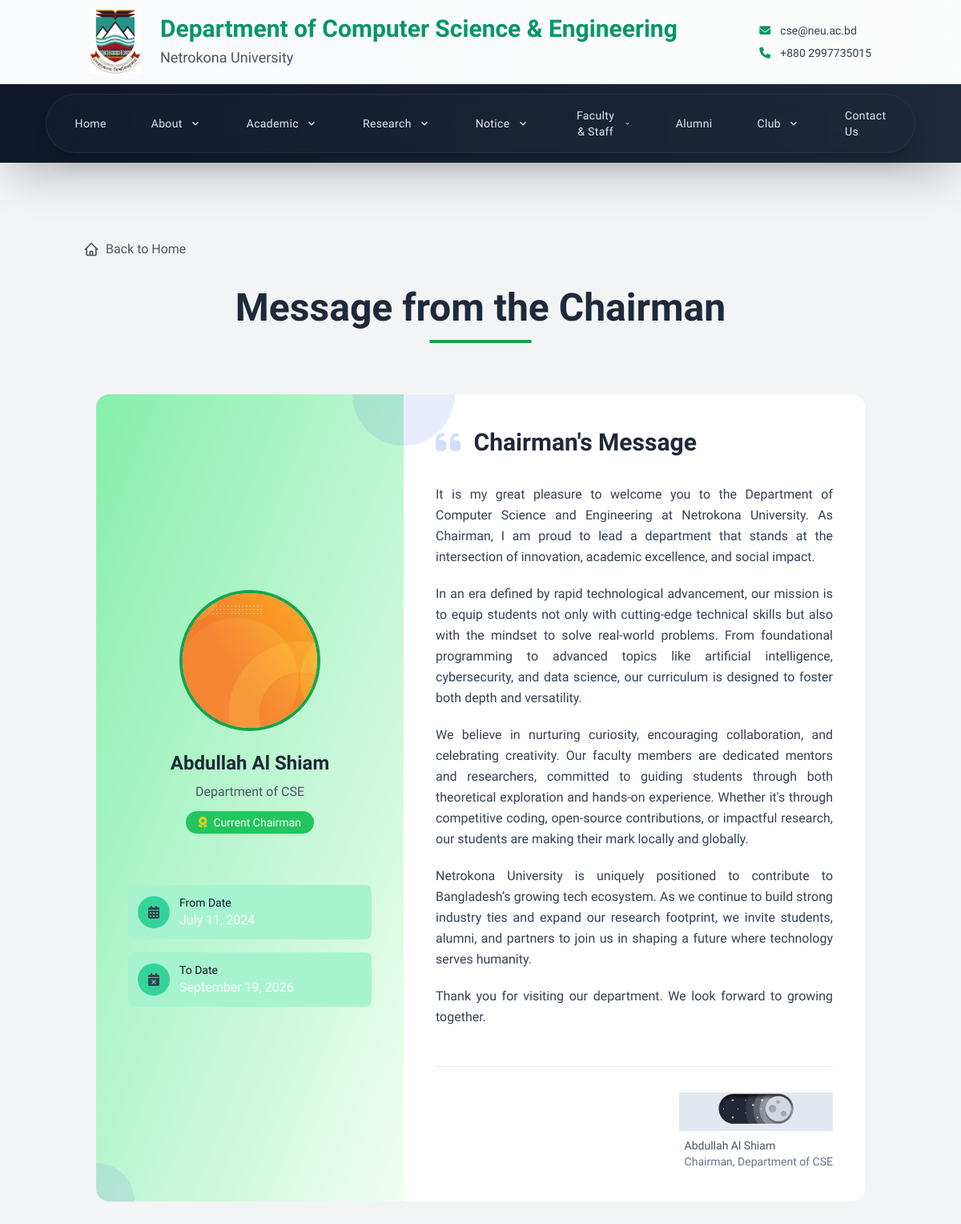
/message-from-chairman/, run on the app's committed database.
### cse_app/models.py (models this page shows, shortened)
class Chairman(models.Model):
    faculty = models.OneToOneField(FacultyMember, on_delete=models.CASCADE)
    message = RichTextField()
    signature = models.ImageField(upload_to='signatures/', blank=True, null=True)
    from_date = models.DateField()
    to_date = models.DateField(null=True, blank=True)
    is_current = models.BooleanField(default=False)
    from_date = models.DateField()
    to_date = models.DateField(blank=True, null=True)
    is_current = models.BooleanField(default=True)

class FacultyMember(models.Model):
    DESIGNATION_CHOICES = (
        ('professor', 'Professor'),
        ('associate_professor', 'Associate Professor'),
        ('assistant_professor', 'Assistant Professor'),
        ('lecturer', 'Lecturer'),
        ('chairman', 'Chairman'),
    )
    STATUS_CHOICES = (
        ('active', 'Active'),
        ('on_leave', 'On Leave'),
        ('ex_chairman', 'Ex-Chairman'),
        ('past_faculty', 'Past Faculty'),
    )
    MEMBER_TYPE_CHOICES = (
        ('full_time', 'Full-time'),
        ('part_time', 'Part-time'),
        ('visiting', 'Visiting'),
        ('adjunct', 'Adjunct'),
    )
    user = models.OneToOneField(User, on_delete=models.CASCADE, null=True, blank=True)
    name = models.CharField(max_length=100)
    designation = models.CharField(max_length=30, choices=DESIGNATION_CHOICES)
    status = models.CharField(max_length=20, choices=STATUS_CHOICES, default='active')
    member_type = models.CharField(max_length=20, choices=MEMBER_TYPE_CHOICES, default='full_time')
    email = models.EmailField()
    phone = models.CharField(max_length=15, blank=True)
    room_no = models.CharField(max_length=10, blank=True)
    image = models.ImageField(upload_to='faculty/', blank=True)
    bio = models.TextField(blank=True)
    research_interest = models.TextField(blank=True)
    research_gate_url = models.URLField(blank=True, help_text="ResearchGate profile URL")
    google_scholar_url = models.URLField(blank=True, help_text="Google Scholar profile URL")
    orcid_url = models.URLField(blank=True, help_text="ORCID profile URL")
    linkedin_url = models.URLField(blank=True, help_text="LinkedIn profile URL")
    personal_website = models.URLField(blank=True, help_text="Personal website URL")
    research_activities = RichTextField(blank=True, help_text="Research activities and projects")
    publications = RichTextField(blank=True, help_text="List of publications")
    courses_taught = RichTextField(blank=True, help_text="Courses taught")
    membership = RichTextField(blank=True, help_text="Professional memberships")
    awards_honors = RichTextField(blank=True, help_text="Awards and honors received")
    others = RichTextField(blank=True, help_text="Other relevant information")
    cv_file = models.FileField(upload_to='faculty/cv/', blank=True, null=True, help_text="Upload CV/Resume")
    joined_date = models.DateField(blank=True, null=True)
    end_date = models.DateField(blank=True, null=True)
    is_current = models.BooleanField(default=True, help_text="Is this faculty member currently active?")
    is_chairman = models.BooleanField(default=False)
    class Meta:
        ordering = ['designation', 'name']
        verbose_name = 'Faculty Member'
        verbose_name_plural = 'Faculty Members'

### cse_app/views.py (the view)
# urls.py: path('message-from-chairman/', views.message_from_chairman, name='message_from_chairman'),
def message_from_chairman(request):
    current_chairman = Chairman.objects.filter(is_current=True).first()
    page_view, created = ViewCount.objects.get_or_create(page_name='chairman_message')
    page_view.increment()
    return render(request, 'cse/about/message_from_chairman.html', {
        'current_chairman': current_chairman
    })

### cse_app/context_processors.py (called while the page is built)
def scrolling_notice(request):
    notice = ScrollingNotice.objects.filter(is_active=True).first()
    return {'scrolling_notice': notice.text if notice else ''}

### cse_app/models.py (called while the page is built)
    def increment(self):
        self.count += 1
        self.save()

### templates/cse/about/message_from_chairman.html (shortened to what this page needs)
{% extends 'base.html' %}
{% block content %}
<section class="min-h-screen py-16  from-slate-50 to-blue-50/30">
    <div class="mb-8">
      <a href="{% url 'home' %}" class="inline-flex items-center text-gray-600 hover:text-blue-600 transition-colors duration-200">
        Back to Home
      </a>
    </div>    <div class="container mx-auto px-4 max-w-6xl">
        <div class="text-center mb-16">
            <h2 class="text-4xl md:text-5xl font-bold text-slate-800 mb-4">Message from the Chairman</h2>
            <div class="w-32 h-1 bg-green-600 mx-auto rounded-full"></div>
        </div>
        <div class="bg-white rounded-2xl  overflow-hidden ">
            <div class="lg:flex">
                <div class="lg:w-2/5 p-10 bg-gradient-to-br from-green-300 to-green-50 text-white flex flex-col justify-center relative">
                    <div class="absolute top-0 right-0 w-32 h-32 bg-blue-700/10 rounded-full -translate-y-16 translate-x-16"></div>
                    <div class="absolute bottom-0 left-0 w-24 h-24 bg-indigo-600/10 rounded-full translate-y-12 -translate-x-12"></div>
                    <div class="text-center mb-8 relative z-10">
                        <div class="lg:w-44 lg:h-44 w-32 h-32 mx-auto rounded-full bg-green-600 p-1 mb-6 ">
                            <div class="w-full h-full rounded-full bg-gray-200 overflow-hidden ">
                                {% if current_chairman %}
                                <img src="{{ current_chairman.faculty.image.url }}" alt="{{ current_chairman.faculty.name }}" class="w-full h-full object-cover">
                                {% else %}
                                <div class="w-full h-full bg-gray-300 flex items-center justify-center">
                                    <i class="fas fa-user text-5xl text-gray-500"></i>
                                </div>
                                {% endif %}
                            </div>
                        </div>
                        <h3 class="text-2xl font-bold text-gray-800 mb-2">
                            {% if current_chairman %}{{ current_chairman.faculty.name }}{% else %}Chairman{% endif %}
                        </h3>
                        <p class="text-gray-600 font-medium">Department of CSE</p>
                        <div class="mt-3 inline-flex items-center bg-green-500 px-4 py-1 rounded-full text-sm">
                            <i class="fas fa-award mr-2 text-yellow-400"></i>
                            <span>Current Chairman</span>
                        </div>
                    </div>
                    <div class="mt-8 space-y-4 relative z-10">
                        <div class="flex items-center p-3 bg-emerald-200 rounded-lg">
                            <div class="flex-shrink-0 w-10 h-10 bg-emerald-400 rounded-full flex items-center justify-center mr-3">
                                <i class="fas fa-calendar-alt text-gray-700"></i>
                            </div>
                            <div>
                                <p class="text-sm text-gray-900">From Date</p>
                                <p class="font-medium">{% if current_chairman %}{{ current_chairman.from_date|date:"F j, Y" }}{% else %}N/A{% endif %}</p>
                            </div>
                        </div>
                        {% if current_chairman and current_chairman.to_date %}
                        <div class="flex items-center p-3  bg-emerald-200 rounded-lg">
                            <div class="flex-shrink-0 w-10 h-10  bg-emerald-400 rounded-full flex items-center justify-center mr-3">
                                <i class="fas fa-calendar-times text-gray-700"></i>
                            </div>
                            <div>
                                <p class="text-sm text-gray-900">To Date</p>
                                <p class="font-medium">{{ current_chairman.to_date|date:"F j, Y" }}</p>
                            </div>
                        </div>
                        {% endif %}
                    </div>
                </div>
                <div class="lg:w-3/5 p-10">
                    <div class="flex items-center mb-8">
                        <div class="mr-4 text-blue-600">
                            <i class="fas fa-quote-left text-4xl opacity-20"></i>
                        </div>
                        <h3 class="text-3xl font-semibold text-slate-800">Chairman's Message</h3>
                    </div>
                    <div class="text-slate-700 leading-relaxed text-justify message-content space-y-5">
                        {% if current_chairman %}
                            {% if current_chairman.message %}
                                {{ current_chairman.message|safe }}
                            {% else %}
                                <p class="text-slate-500 italic">No message available from the chairman at this time.</p>
                            {% endif %}
                        {% else %}
                            <p class="text-slate-500 italic">No current chairman information available.</p>
                        {% endif %}
                    </div>
                    {% if current_chairman %}
                    <div class="mt-12 pt-8 border-t border-slate-200">
                        <div class="flex flex-col items-end">
                            <div class="h-12 w-48 bg-slate-200 mb-2 flex items-center justify-center italic text-slate-500">
                                {% if current_chairman.signature %}
                            <div class="h-12 w-48 mb-2">
                                <img src="{{ current_chairman.signature.url }}" alt="Signature of {{ current_chairman.faculty.name }}" class="h-full w-full object-contain">
                            </div>
                            {% endif %}
                            </div>
                            <p class="text-sm text-slate-600">
                                {{ current_chairman.faculty.name }}<br>
                                <span class="text-slate-500">Chairman, Department of CSE</span>
                            </p>
                        </div>
                    </div>
                    {% endif %}
                </div>
            </div>
        </div>
    </div>
</section>
{% endblock %}

### templates/base.html (style rules this page uses)
* { font-family: 'Nunito Sans', -apple-system, BlinkMacSystemFont, 'Segoe UI', Roboto, Oxygen, Ubuntu, Cantarell, sans-serif; }
.font-semibold { font-weight: 600; }
.font-bold { font-weight: 700; }
:root { --custom-green: #02644A; --custom-green-hover: #00916a; }
html { scroll-behavior: smooth; }

### data on the page
Chairman: faculty.image (picture), faculty.name "Abdullah Al Shiam", from_date "July 11, 2024", to_date "September 19, 2026", message "It is my great pleasure to welcome you to the Department of Computer Science and Engineering at Netrokona University. As Chairman, I am proud to lead a department that stands at the intersection of innovation, academic excellence, and social impact. In an era defined by rapid technological advancement, our mission is to equip students not only with cutting-edge technical skills but also with the mindset to solve real-world problems. From foundational programming to advanced topics like artificial intelligence, cybersecurity, and data science, our curriculum is designed to foster both depth and versatility. We believe in nurturing curiosity, encouraging collaboration, and celebrating…", signature (picture)
